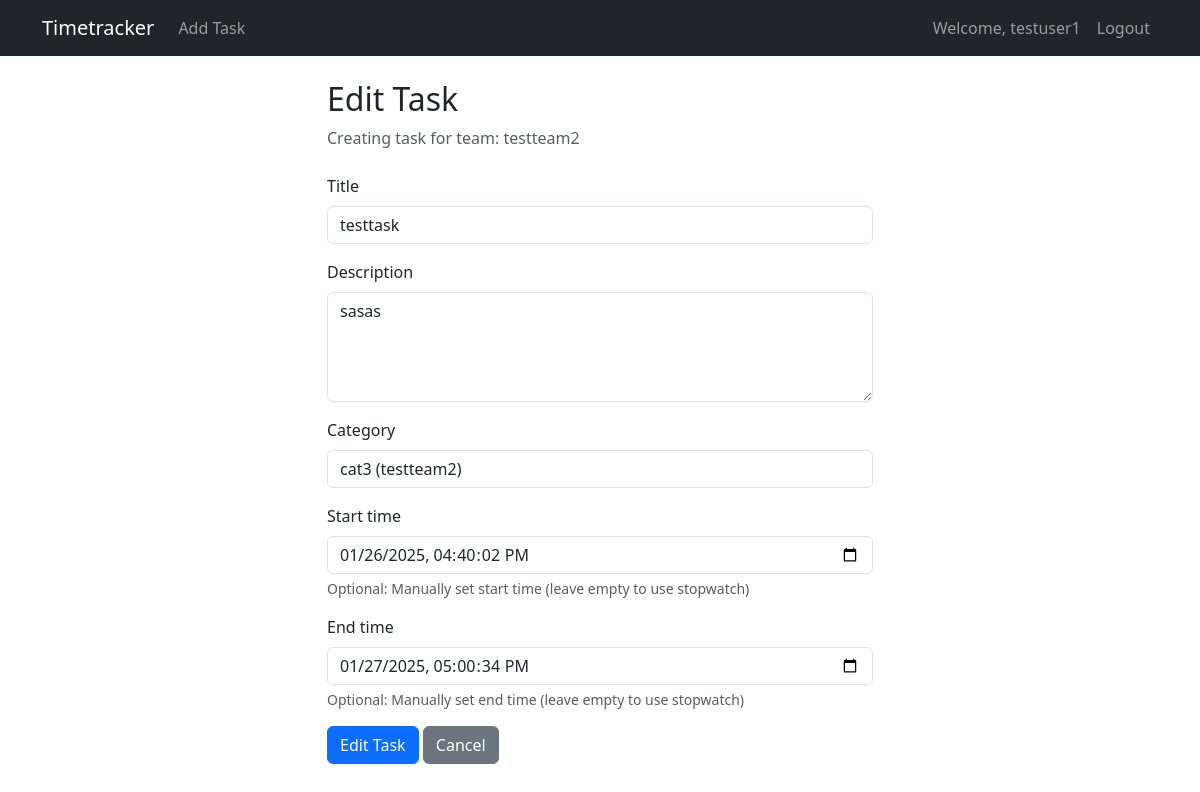
The app's page /timetracker/task/4/edit/ (signed in) with its own data.
### timetracker/models.py (models this page shows, shortened)
class Team(models.Model):
    name = models.CharField(max_length=100)
    manager = models.ForeignKey(User, on_delete=models.CASCADE, related_name='managed_teams')
    members = models.ManyToManyField(User, related_name='member_teams')
    created_at = models.DateTimeField(auto_now_add=True)
    updated_at = models.DateTimeField(auto_now=True)

class Task(models.Model):
    STATUS_CHOICES = [
        ('not_started', 'Not Started'),
        ('in_progress', 'In Progress'),
        ('completed', 'Completed'),
    ]
    title = models.CharField(max_length=200)
    description = models.TextField(blank=True)
    category = models.ForeignKey(Category, on_delete=models.PROTECT, related_name='tasks')
    owner = models.ForeignKey(User, on_delete=models.CASCADE, related_name='tasks')
    team = models.ForeignKey(Team, on_delete=models.CASCADE, related_name='tasks')
    status = models.CharField(max_length=20, choices=STATUS_CHOICES, default='not_started')
    start_time = models.DateTimeField(null=True, blank=True)
    end_time = models.DateTimeField(null=True, blank=True)
    created_at = models.DateTimeField(auto_now_add=True)
    updated_at = models.DateTimeField(auto_now=True)

### timetracker/views.py (the view)
# urls.py: path('task/<int:pk>/edit/', views.task_edit, name='task_edit'),
@login_required
def task_edit(request, pk):
    task = get_object_or_404(Task, pk=pk)
    if not (task.owner == request.user or task.team.manager == request.user):
        messages.error(request, 'You must be the task owner or team manager to edit this task.')
        return redirect('timetracker:task_list')
    if request.method == 'POST':
        form = TaskForm(request.POST, instance=task, team=task.team)
        if form.is_valid():
            task = form.save(commit=False)
            task.status = form.cleaned_data.get('status', task.status)
            task.save()
            messages.success(request, 'Task updated successfully!')
            return redirect('timetracker:task_list')
    else:
        form = TaskForm(instance=task, team=task.team)
    return render(request, 'timetracker/task_form.html', {
        'form': form,
        'action': 'Edit',
        'team': task.team
    })

### timetracker/models.py (called while the page is built)
    def __str__(self):
        return f"{self.name} ({self.team.name})"

### timetracker/templates/timetracker/task_form.html (shortened to what this page needs)
{% extends 'timetracker/base.html' %}
{% load widget_tweaks %}
{% block content %}
<div class="row">
    <div class="col-md-6 offset-md-3">
        <h2>{{ action }} Task</h2>
        {% if team %}
        <p class="text-muted mb-4">Creating task for team: {{ team.name }}</p>
        {% endif %}
        <form method="post" id="taskForm">
            {% for field in form %}
            <div class="mb-3">
                <label for="{{ field.id_for_label }}" class="form-label">{{ field.label }}</label>
                {% if field.errors %}
                    {% render_field field class="form-control is-invalid" %}
                    {% for error in field.errors %}
                        <div class="invalid-feedback">
                            {{ error }}
                        </div>
                    {% endfor %}
                {% else %}
                    {% render_field field class="form-control" %}
                {% endif %}
                {% if field.help_text %}
                    <div class="form-text">{{ field.help_text }}</div>
                {% endif %}
            </div>
            {% endfor %}
            <button type="submit" class="btn btn-primary">{{ action }} Task</button>
            <a href="{% url 'timetracker:task_list' %}" class="btn btn-secondary">Cancel</a>
        </form>
    </div>
</div>
{% endblock %}

### timetracker/templates/timetracker/base.html (shortened to what this page needs)
<!DOCTYPE html>
<html lang="en">
<head>
    <link href="https://cdn.jsdelivr.net/npm/bootstrap@5.3.0/dist/css/bootstrap.min.css" rel="stylesheet">
</head>
<body>
    <nav class="navbar navbar-expand-lg navbar-dark bg-dark">
        <div class="container">
            <a class="navbar-brand" href="{% url 'timetracker:task_list' %}">Timetracker</a>
            <div class="collapse navbar-collapse" id="navbarNav">
                <ul class="navbar-nav me-auto">
                    {% if user.is_authenticated %}
                    <li class="nav-item">
                        <a class="nav-link" href="{% url 'timetracker:select_team' %}">Add Task</a>
                    </li>
                    {% endif %}
                </ul>
                <ul class="navbar-nav">
                    {% if user.is_authenticated %}
                    <li class="nav-item">
                        <span class="nav-link">Welcome, {{ user.username }}</span>
                    </li>
                    <li class="nav-item">
                        <form method="post" action="{% url 'logout' %}" class="d-inline">
                            <button type="submit" class="btn btn-link nav-link">Logout</button>
                        </form>
                    </li>
                    {% else %}
                    <li class="nav-item">
                        <a class="nav-link" href="{% url 'login' %}">Login</a>
                    </li>
                    {% endif %}
                </ul>
            </div>
        </div>
    </nav>
    <div class="container mt-4">
        {% block content %}
        {% endblock %}
    </div>
</body>
</html>

### records on screen
Team: name "testteam2"
Task: title "testtask" "sasas" "cat3 (testteam2)" "01/26/2025 16:40:02" "01/27/2025 17:00:34"

### other values on screen
{{ user.username }} "testuser1"
{{ action }} "Edit"
{{ field.label }} "Title" "Description" "Category" "Start time" "End time"
{{ field.help_text }} "Optional: Manually set start time (leave empty to use stopwatch)" "Optional: Manually set end time (leave empty to use stopwatch)"
